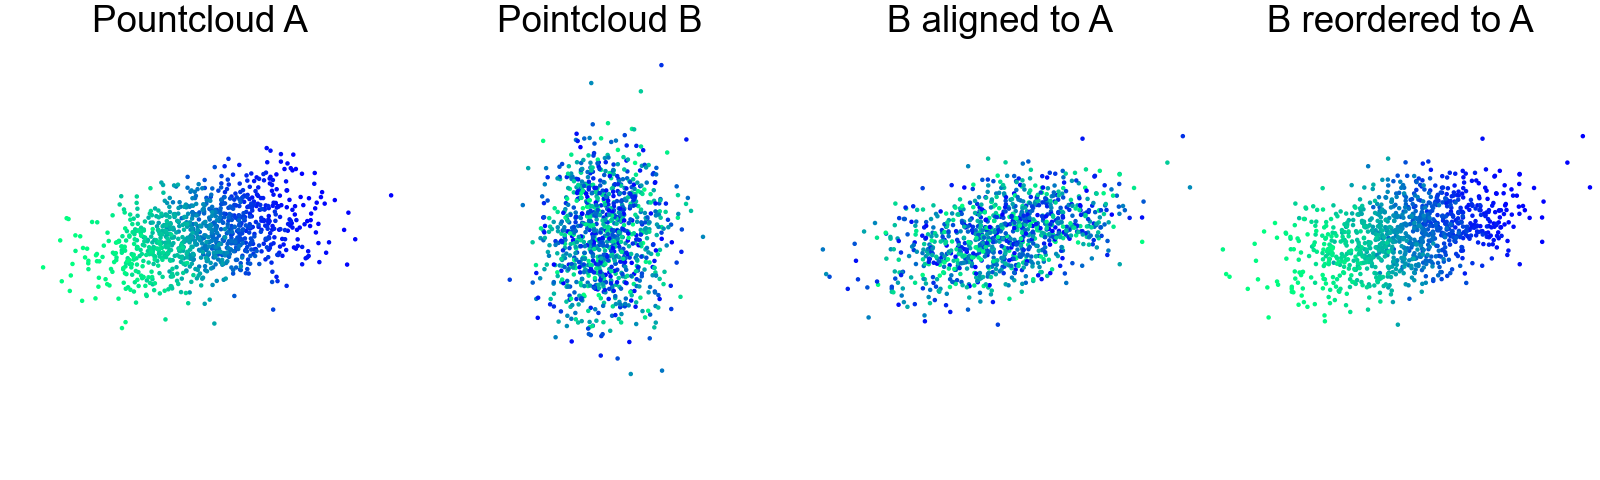

This figure's Python source:
"""Example of alignment between two random noise pointclouds"""

from oarp.pcl import Pointcloud
from oarp.vis_utils import setup_axes, plot_pointcloud
import numpy as np
import os
from time import perf_counter

# make sure working from main dir
if os.getcwd().endswith('examples'):
	os.chdir('..')

np.set_printoptions(precision=3, suppress=True)

N = 1000  # Number of verts
pcl_size = 5.  # size of points in scatter

if __name__ == "__main__":

	# Gaussian pointclouds, with pcl A's major axis in x, pcl B's in y
	np.random.seed(0)
	verts_A = np.random.randn(N, 3)
	np.random.seed(1)
	verts_B = np.random.randn(N, 3)
	verts_A[..., [1, 2]] *= 0.5
	verts_B[..., [0, 2]] *= 0.5

	pcl_A = Pointcloud(verts=verts_A)
	pcl_B = Pointcloud(verts=verts_B)

	# Set up ORDER of pointcloud 1 to be by y, then by x, then z for clear visualisation
	x, y, z = pcl_A.verts.T
	order = pcl_A.order[np.lexsort((z, y, x))]
	pcl_A.order = order

	# Set up plot
	fig, axs = setup_axes(ncols=4, nrows=1, axis_opt='off', bounds=(-2., 2.))
	plot_pointcloud(axs[0], pcl_A, s=pcl_size), plot_pointcloud(axs[1], pcl_B, s=pcl_size)

	# Apply ICP and replot
	start_time = perf_counter()
	pcl_B_aligned = pcl_B.icp_align(pcl_A, max_iter=10, nsample=100, k=75)['pcl']
	print(f"Alignment... Time: {(perf_counter() - start_time) * 1000:.2f}ms")
	plot_pointcloud(axs[2], pcl_B_aligned, s=pcl_size)

	# then, perform reordering to align vertex order
	# Note: Here, neighbour selection is set quite high (100).
	# This is necessary for random pointclouds to avoid infeasible solutions.
	# Try reducing this value to see where it fails
	start_time = perf_counter()
	pcl_B_reordered = pcl_B_aligned.reorder(pcl_A, neighbours=100)['pcl']
	print(f"Reorder... Time: {(perf_counter() - start_time) * 1000:.2f}ms")

	plot_pointcloud(axs[3], pcl_B_reordered, s=pcl_size)

	titles = ['Pountcloud A', 'Pointcloud B', 'B aligned to A', 'B reordered to A']
	[ax.set_title(t) for ax, t in zip(axs, titles)]
	fig.savefig('examples/gaussian_pointclouds.png')